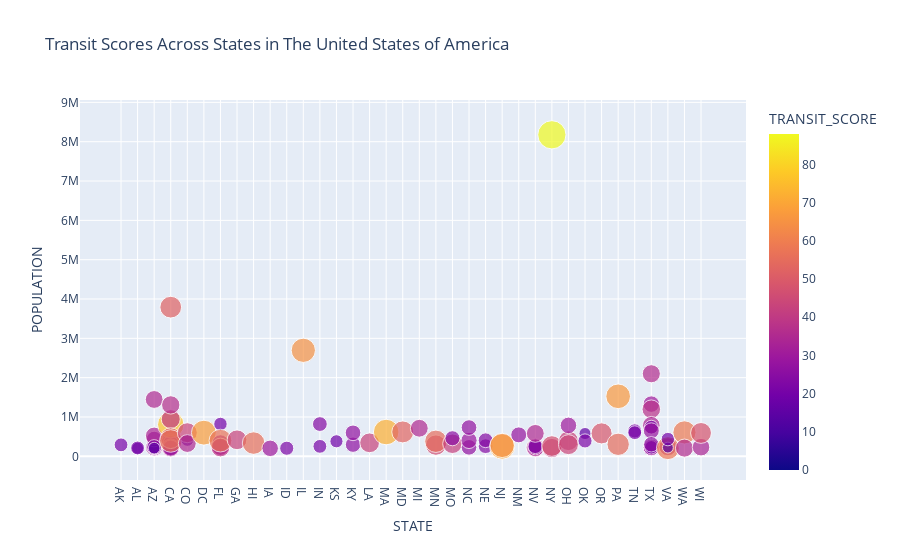

Notebook code cell kept with this figure:
### Markdown cell above
![newplot.png](attachment:newplot.png)

### Code cell
transit_fig = px.scatter(scores_df,title = "Transit Scores Across States in The United States of America", x = "STATE", y = "POPULATION",color = "TRANSIT_SCORE", size = "TRANSIT_SCORE")
transit_fig.update_xaxes(tickmode='linear')

transit_fig.show()

### Figure 1 — Plotly figure (JSON) as saved in the notebook; plotly's stock layout.template omitted (floating-point values rounded to 4 significant figures)
{"data": [{"hovertemplate": "STATE=%{x}<br>POPULATION=%{y}<br>TRANSIT_SCORE=%{marker.color}<extra></extra>", "legendgroup": "", "marker": {"color": [21, 16, 21, 33, 23, 27, 34, 24, 35, 15, 33, 25, 35, 33, 33, 43, 29, 24, 77, 36, 40, 25, 37, 30, 52, 48, 56, 18, 44, 35, 68, 33, 31, 32, 39, 20, 57, 43, 56, 30, 22, 65, 21, 24, 19, 26, 27, 43, 72, 53, 35, 46, 55, 42, 25, 27, 29, 27, 24, 24, 70, 65, 28, 38, 33, 24, 24, 35, 41, 47, 88, 43, 30, 44, 16, 22, 49, 55, 67, 22, 21, 28, 30, 14, 36, 38, 34, 0, 21, 29, 20, 28, 26, 35, 58, 13, 20, 59, 36, 34, 48], "coloraxis": "coloraxis", "size": [21, 16, 21, 33, 23, 27, 34, 24, 35, 15, 33, 25, 35, 33, 33, 43, 29, 24, 77, 36, 40, 25, 37, 30, 52, 48, 56, 18, 44, 35, 68, 33, 31, 32, 39, 20, 57, 43, 56, 30, 22, 65, 21, 24, 19, 26, 27, 43, 72, 53, 35, 46, 55, 42, 25, 27, 29, 27, 24, 24, 70, 65, 28, 38, 33, 24, 24, 35, 41, 47, 88, 43, 30, 44, 16, 22, 49, 55, 67, 22, 21, 28, 30, 14, 36, 38, 34, 0, 21, 29, 20, 28, 26, 35, 58, 13, 20, 59, 36, 34, 48], "sizemode": "area", "sizeref": 0.22, "symbol": "circle"}, "mode": "markers", "name": "", "orientation": "v", "showlegend": false, "type": "scatter", "x": ["AK", "AL", "AL", "AZ", "AZ", "AZ", "AZ", "AZ", "AZ", "AZ", "CA", "CA", "CA", "CA", "CA", "CA", "CA", "CA", "CA", "CA", "CA", "CA", "CA", "CA", "CA", "CA", "CA", "CO", "CO", "CO", "DC", "FL", "FL", "FL", "FL", "FL", "FL", "GA", "HI", "IA", "ID", "IL", "IN", "IN", "KS", "KY", "KY", "LA", "MA", "MD", "MI", "MN", "MN", "MO", "MO", "NC", "NC", "NC", "NE", "NE", "NJ", "NJ", "NM", "NV", "NV", "NV", "NV", "NV", "NY", "NY", "NY", "OH", "OH", "OH", "OK", "OK", "OR", "PA", "PA", "TN", "TN", "TX", "TX", "TX", "TX", "TX", "TX", "TX", "TX", "TX", "TX", "TX", "TX", "VA", "VA", "VA", "VA", "WA", "WA", "WI", "WI"], "xaxis": "x", "y": [291826, 205764, 212237, 226721, 217385, 439041, 520116, 236123, 1445632, 208453, 494665, 291707, 243916, 336265, 466488, 324528, 303871, 347483, 805235, 214089, 945942, 212375, 1307402, 209924, 3792621, 462257, 390724, 416427, 600158, 325078, 601723, 244769, 335709, 238300, 224669, 821784, 399457, 420003, 337256, 203433, 205671, 2695598, 253691, 820445, 382368, 295803, 597337, 343829, 617594, 620961, 713777, 285068, 382578, 319294, 459787, 228330, 403892, 731424, 258379, 408958, 247597, 277140, 545852, 223167, 216961, 225221, 257729, 583756, 210565, 261310, 8175133, 396815, 787033, 296943, 579999, 391906, 583776, 305704, 1526006, 646889, 601222, 216290, 1327407, 259841, 2099451, 1197816, 790390, 365438, 741206, 226876, 229573, 649121, 305215, 242803, 207627, 222209, 437994, 608660, 208916, 233209, 594833], "yaxis": "y"}], "layout": {"coloraxis": {"colorbar": {"title": {"text": "TRANSIT_SCORE"}}, "colorscale": [[0, "#0d0887"], [0.1111, "#46039f"], [0.2222, "#7201a8"], [0.3333, "#9c179e"], [0.4444, "#bd3786"], [0.5556, "#d8576b"], [0.6667, "#ed7953"], [0.7778, "#fb9f3a"], [0.8889, "#fdca26"], [1, "#f0f921"]]}, "legend": {"itemsizing": "constant", "tracegroupgap": 0}, "title": {"text": "Transit Scores Across States in The United States of America"}, "xaxis": {"anchor": "y", "domain": [0, 1], "tickmode": "linear", "title": {"text": "STATE"}}, "yaxis": {"anchor": "x", "domain": [0, 1], "title": {"text": "POPULATION"}}}}
